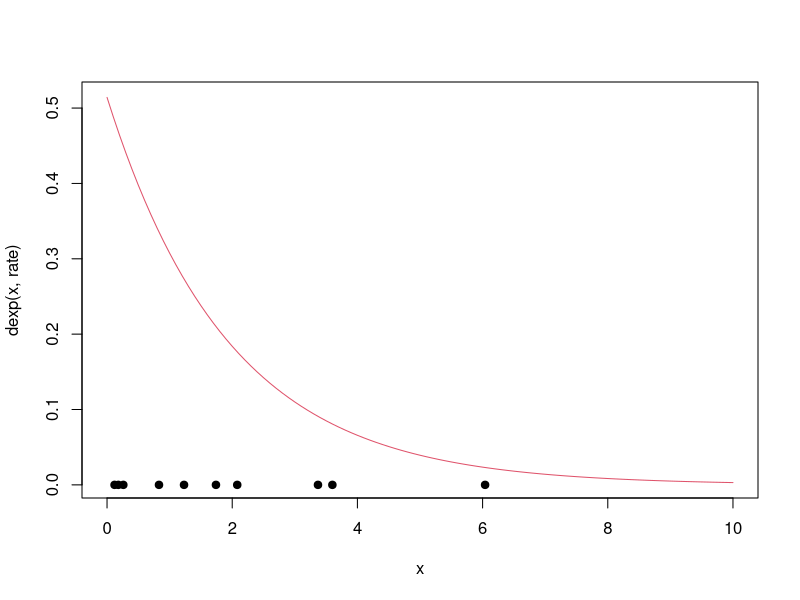
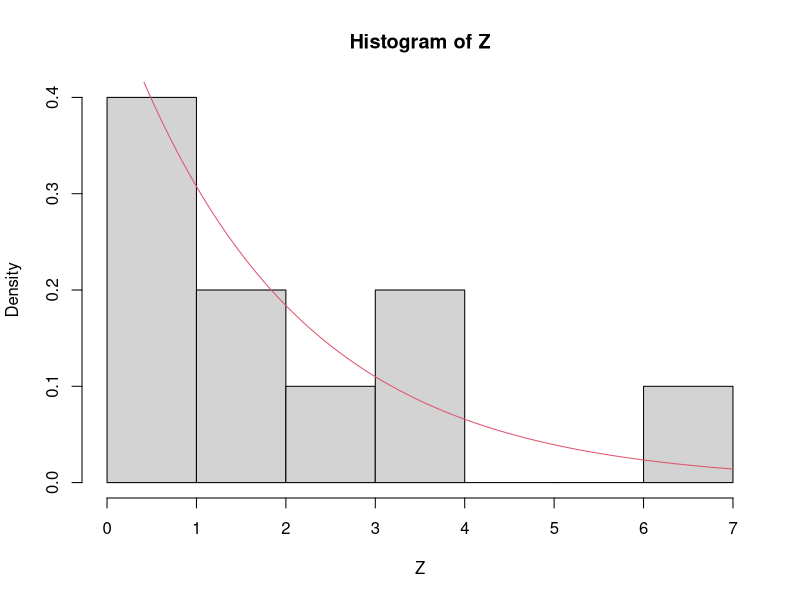
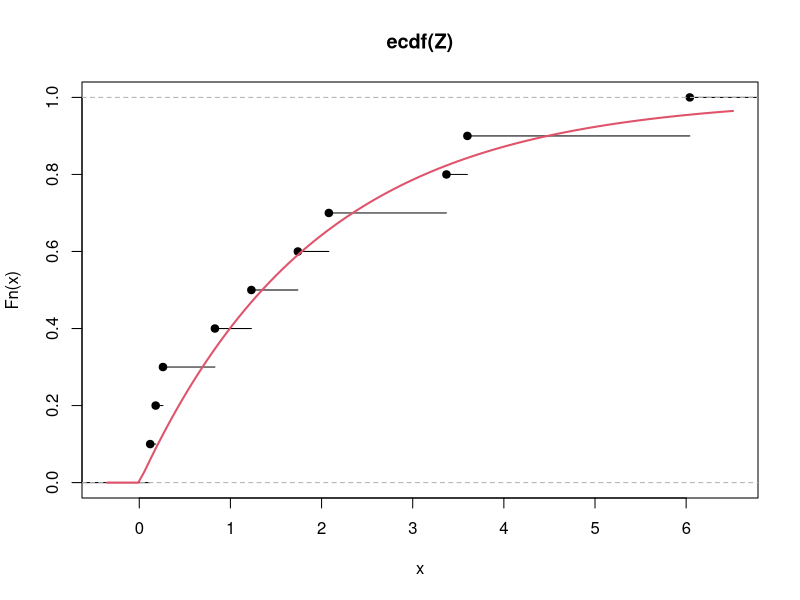
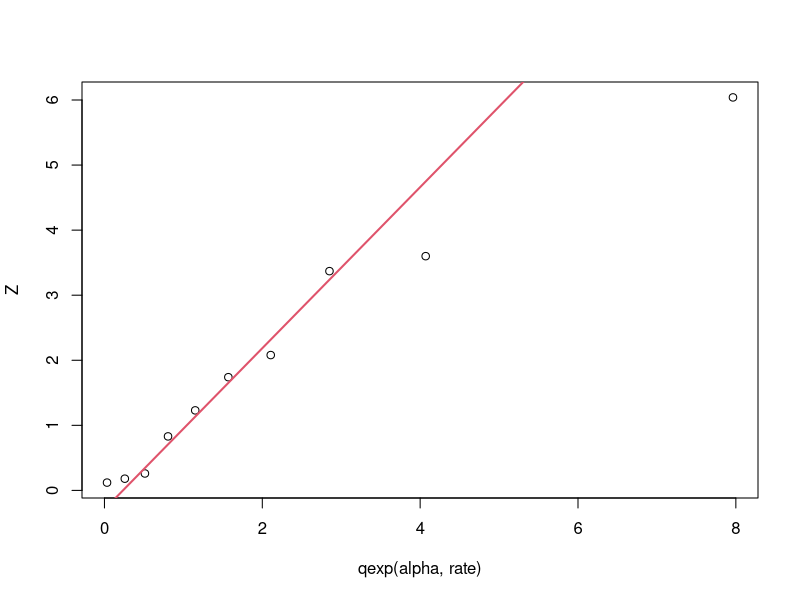
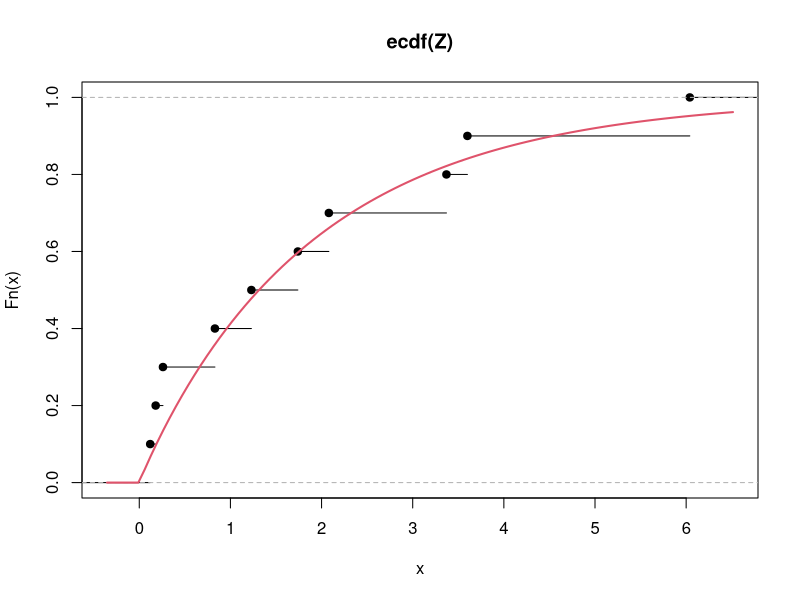
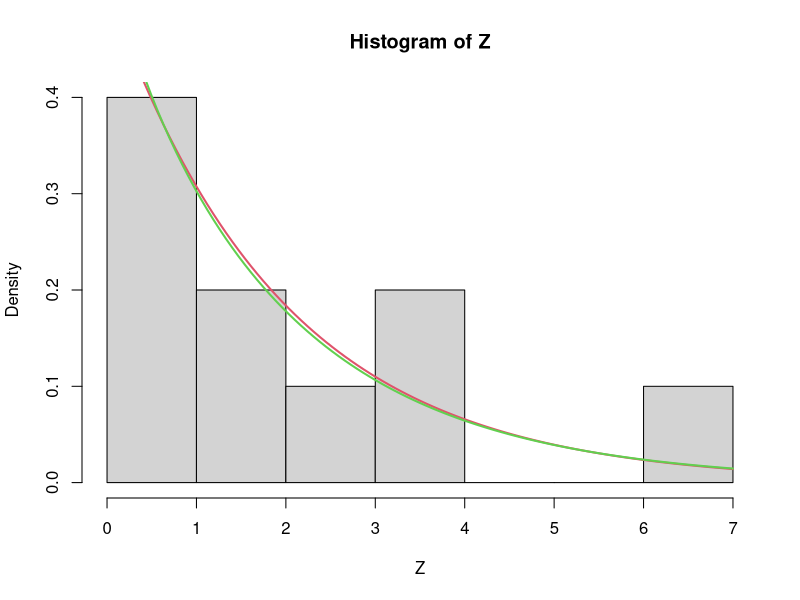
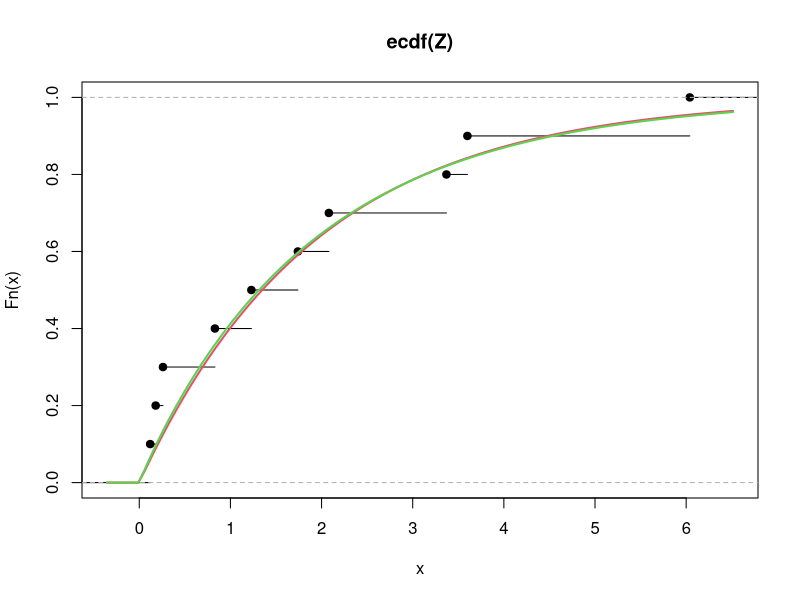
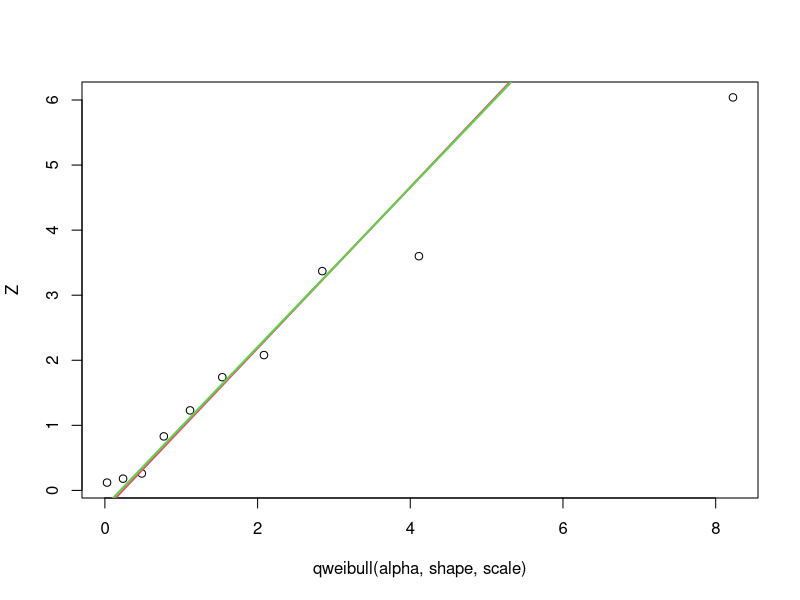

Recreate these plots in R, in order.
library(MASS)
Z <- c(0.26, 0.83, 6.04, 1.74, 0.18, 3.37, 3.60, 0.12, 1.23, 2.08)

# Zadanie 1:
fit <- fitdistr(Z, "exponential")
rate <- fit$estimate[[1]]
## Punkty i krzywa:
  curve(dexp(x, rate), col = 2, xlim = c(0, 10))
  points(Z, rep(0, 10), col = 1, pch = 19)

## Histogram gęstości:
  hist(Z, prob = TRUE)
  curve(dexp(x, rate), col = 2, add = TRUE)

## Wykres gęstości rozkładu wykładniczego:
  plot(ecdf(Z))
  curve(pexp(x, rate), col = 2, lwd = 2, add = TRUE)

## Wykres kwantyl-kwantyl:
  alpha = ppoints(30)
  my.qexp <- function(x) qexp(x, rate)
  qqplot(qexp(alpha, rate), Z)
  qqline(distribution = my.qexp, Z, col = 2, lwd = 2)

# Zadanie 2:
## Dopasowany wykres rozkładu weibulla
  fit <- fitdistr(Z, "weibull")
  shape <- fit$estimate[[1]]
  scale <- fit$estimate[[2]]
  plot(ecdf(Z))
  curve(pweibull(x, shape, scale), col = 2, lwd = 2, add = TRUE)

## Wykresy diagnostyczne
  ### Histogramy gęstości:
  hist(Z, prob = T)
  curve(dexp(x, rate), col = 2, lwd = 2, add = T)
  curve(dweibull(x, shape, scale), col = 3, lwd = 2, add = TRUE)

  ### Dystrybuanty:
  plot(ecdf(Z))
  fit <- fitdistr(Z, "exponential")
  rate <- fit$estimate[[1]]
  curve(pexp(x, rate), col = 2, lwd = 2, add = TRUE)
  fit <- fitdistr(Z, "weibull")
  shape <- fit$estimate[[1]]
  scale <- fit$estimate[[2]]
  curve(pweibull(x, shape, scale), col = 3, lwd = 2, add = TRUE)

## Wykresy kwantyl-kwantyl:
  alpha = ppoints(30)
  my.qweibull <- function(x) qweibull(x, shape, scale)
  qqplot(qweibull(alpha, shape, scale), Z)
  qqline(distribution = my.qexp, Z, col = 2, lwd = 2)
  qqline(distribution = my.qweibull, Z, col = 3, lwd = 2)

# Na podstawie powyższych wykresów nie jestem w stanie stwierdzić, która funkcja
# lepiej opisuje daną próbkę Z, obie funkcje opisują próbkę prawie identycznie
# i nie mogę powiedzieć, która robi to lepiej.